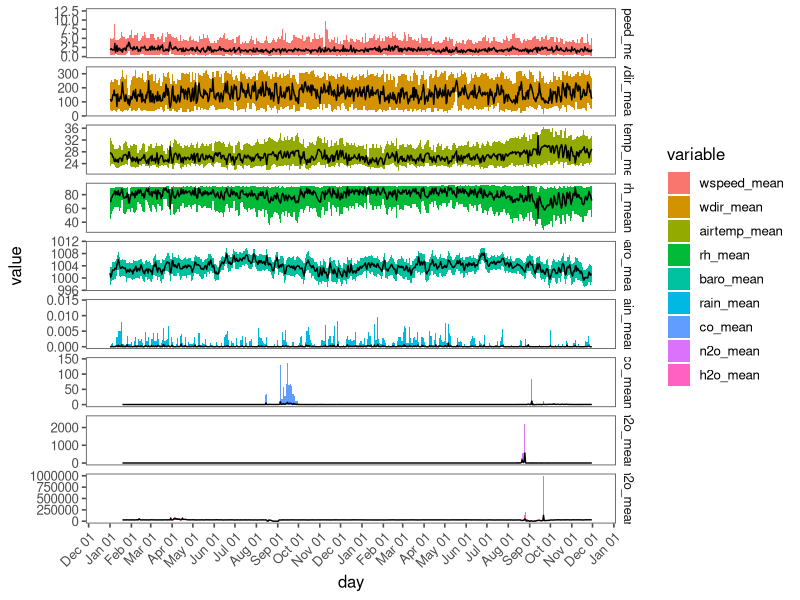
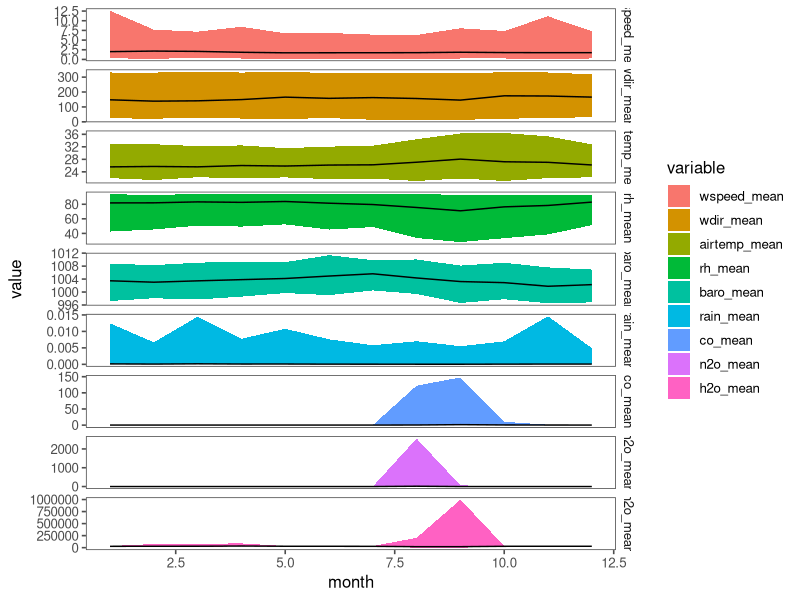
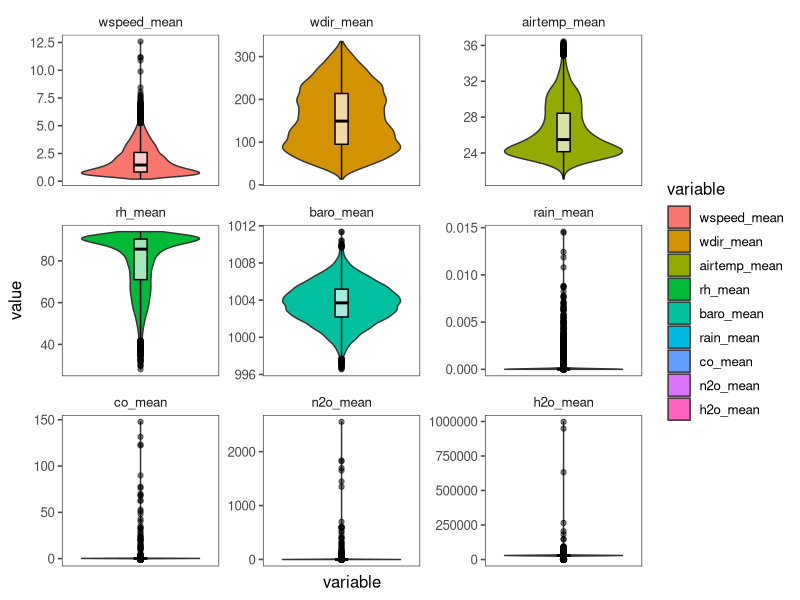
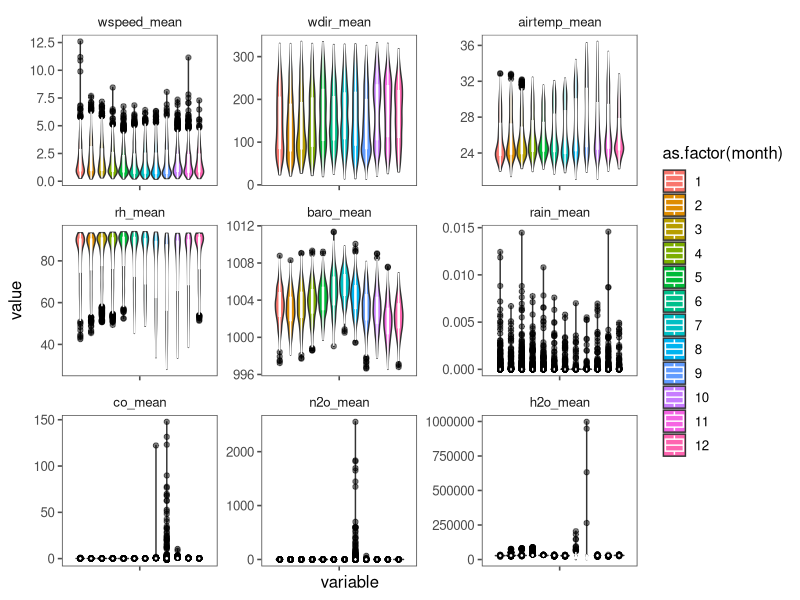

Source code (R) for these figures, in order:
library(data.table)
library(ggplot2)
library(ggthemes)

fulldata <- fread("../data/allvariables.tsv") # Fast read data.table
setnames(fulldata, tolower(colnames(fulldata))) # Lowercase column names

# Date Formatting
fulldata[, day_hour := as.POSIXct(strptime(paste(day, hour, sep=" "), "%Y-%m-%d %H"))] 
fulldata[, day := as.Date(day)]
fulldata[, month := as.numeric(format.Date(day, "%m"))]

# data.table reshaping (wide to long)
m.fulldata <- melt(fulldata[], id=c('day_hour', 'day', 'hour', 'month')) # Melts wide data.table
m.fulldata[, c("measured_var", "stats") := tstrsplit(variable, "_", fixed=T)]
m.fulldata[is.infinite(value), value := NA]

# Exploratory plots by day and month
granularity <- c('day', 'month')
sapply(granularity, function(gran){
	pdf(paste0(gran, '_summary.pdf'), h=10, w=10)
	g <- ggplot(m.fulldata[stats=='mean'], aes(get(gran), value, group=variable)) +
				stat_summary(fun.ymax=max, fun.ymin=min, geom='ribbon', aes(fill=variable)) +
				stat_summary(fun.y=mean, geom='line', color='black') + theme_few() +
				theme_few() + 
				facet_grid(variable~., scales="free") + xlab(gran) 
	if(gran == 'day'){
		g <- g + scale_x_date(date_breaks='1 month', date_labels = "%b %d") +
			     theme(axis.text.x=element_text(angle=45, hjust=1))
	}
	print(g)
	dev.off()
})
# December and November appear to be the months with less outliers and less NA values #


# Variables distribuition
pdf('outliers.pdf', w=10, h=10)
g <- ggplot(m.fulldata[stats=="mean"], aes(x=variable, y=value, fill=variable)) +
						geom_violin() + 
						geom_boxplot(width=0.1, alpha=0.65,
							  fill="white", colour="black", 
							  outlier.color='black', outlier.alpha=0.5) +
						facet_wrap(~variable, scales="free") + theme_few() +
						theme(axis.text.x=element_blank(), axis.ticks.x=element_blank())
print(g)
dev.off()

# You can filter m.fulldata for specific months
pdf('outliers_months.pdf', w=13, h=10)
g <- ggplot(m.fulldata[stats=="mean"], aes(x=variable, y=value, fill=as.factor(month))) +
						geom_violin(position=position_dodge(1)) + 
						geom_boxplot(width=0.1, alpha=0.65,
							  colour="white", aes(fill=as.factor(month)), 
							  outlier.color='black', outlier.alpha=0.5, position=position_dodge(1)) +
						#scale_fill_manual(values=c('steelblue3', 'springgreen2'), labels = c('Nov', 'Dec'), name='Months') +
						facet_wrap(~variable, scales="free") + theme_few() + theme(axis.text.x=element_blank())
print(g)
dev.off()

# Aggregating values by day
daymean <- m.fulldata[stats=="mean", .(mean=mean(value)), by=c("measured_var", "day")][, mean]
fulldt_day <- m.fulldata[, .(max=max(value), min=min(value)), by=c('day', 'measured_var')][, mean := daymean]

# filtering date by month
#m.fulldata[format.Date(day, "%m") == "10"]
